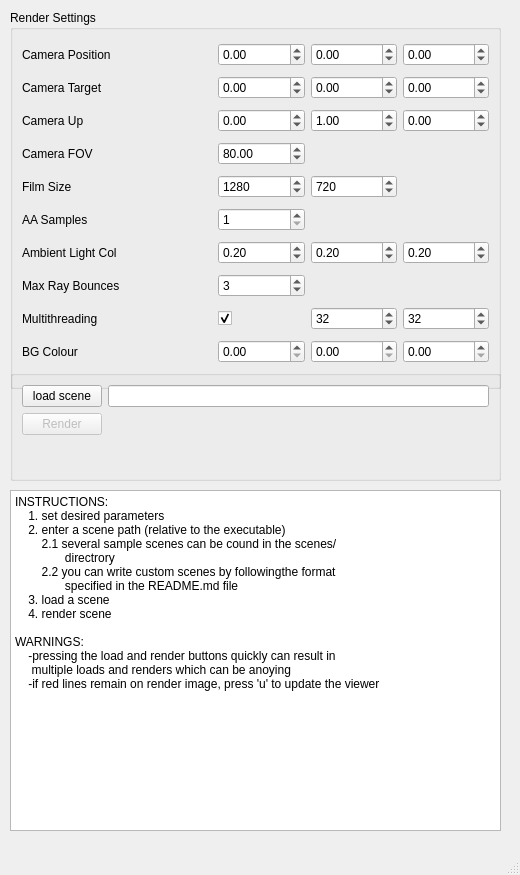
<?xml version="1.0" encoding="UTF-8"?>
<ui version="4.0">
 <class>Viewport</class>
 <widget class="QMainWindow" name="Viewport">
  <property name="geometry">
   <rect>
    <x>0</x>
    <y>0</y>
    <width>520</width>
    <height>875</height>
   </rect>
  </property>
  <property name="windowTitle">
   <string>myRT Viewport</string>
  </property>
  <widget class="QWidget" name="centralwidget">
   <widget class="QGroupBox" name="s_rednerSettingsGB">
    <property name="geometry">
     <rect>
      <x>10</x>
      <y>10</y>
      <width>491</width>
      <height>379</height>
     </rect>
    </property>
    <property name="title">
     <string>Render Settings</string>
    </property>
    <layout class="QGridLayout" name="gridLayout">
     <item row="14" column="0">
      <widget class="QLabel" name="label_8">
       <property name="text">
        <string>BG Colour</string>
       </property>
      </widget>
     </item>
     <item row="6" column="3">
      <widget class="QSpinBox" name="m_filmHeight">
       <property name="toolTip">
        <string>height of the film in pixels</string>
       </property>
       <property name="maximum">
        <number>4096</number>
       </property>
       <property name="value">
        <number>720</number>
       </property>
      </widget>
     </item>
     <item row="11" column="3">
      <widget class="QDoubleSpinBox" name="m_ambientG">
       <property name="toolTip">
        <string>green value of the ambient light</string>
       </property>
       <property name="maximum">
        <double>1.000000000000000</double>
       </property>
       <property name="value">
        <double>0.200000000000000</double>
       </property>
      </widget>
     </item>
     <item row="2" column="4">
      <widget class="QDoubleSpinBox" name="m_camTargetZ">
       <property name="toolTip">
        <string>z position of cameras look at point</string>
       </property>
       <property name="minimum">
        <double>-1000.000000000000000</double>
       </property>
       <property name="maximum">
        <double>1000.000000000000000</double>
       </property>
       <property name="value">
        <double>0.000000000000000</double>
       </property>
      </widget>
     </item>
     <item row="2" column="3">
      <widget class="QDoubleSpinBox" name="m_camTargetY">
       <property name="toolTip">
        <string>y position of cameras look at point</string>
       </property>
       <property name="minimum">
        <double>-1000.000000000000000</double>
       </property>
       <property name="maximum">
        <double>1000.000000000000000</double>
       </property>
       <property name="value">
        <double>0.000000000000000</double>
       </property>
      </widget>
     </item>
     <item row="0" column="0" colspan="2">
      <widget class="QLabel" name="label">
       <property name="text">
        <string>Camera Position</string>
       </property>
      </widget>
     </item>
     <item row="4" column="2">
      <widget class="QDoubleSpinBox" name="m_camUpX">
       <property name="toolTip">
        <string>x component of cameras up vector</string>
       </property>
       <property name="minimum">
        <double>-1000.000000000000000</double>
       </property>
       <property name="maximum">
        <double>1000.000000000000000</double>
       </property>
      </widget>
     </item>
     <item row="8" column="0">
      <widget class="QLabel" name="label_4">
       <property name="text">
        <string>AA Samples</string>
       </property>
      </widget>
     </item>
     <item row="0" column="3">
      <widget class="QDoubleSpinBox" name="m_camPosY">
       <property name="toolTip">
        <string>Cameras y position</string>
       </property>
       <property name="minimum">
        <double>-1000.000000000000000</double>
       </property>
       <property name="maximum">
        <double>1000.000000000000000</double>
       </property>
      </widget>
     </item>
     <item row="14" column="4">
      <widget class="QDoubleSpinBox" name="m_bgB">
       <property name="toolTip">
        <string>blue value of the background colour</string>
       </property>
       <property name="maximum">
        <double>1.000000000000000</double>
       </property>
      </widget>
     </item>
     <item row="4" column="4">
      <widget class="QDoubleSpinBox" name="m_camUpZ">
       <property name="toolTip">
        <string>z component of cameras up vector</string>
       </property>
       <property name="minimum">
        <double>-1000.000000000000000</double>
       </property>
       <property name="maximum">
        <double>1000.000000000000000</double>
       </property>
      </widget>
     </item>
     <item row="12" column="0">
      <widget class="QLabel" name="label_6">
       <property name="text">
        <string>Max Ray Bounces</string>
       </property>
      </widget>
     </item>
     <item row="11" column="2">
      <widget class="QDoubleSpinBox" name="m_ambientR">
       <property name="toolTip">
        <string>red value of the ambient light</string>
       </property>
       <property name="maximum">
        <double>1.000000000000000</double>
       </property>
       <property name="value">
        <double>0.200000000000000</double>
       </property>
      </widget>
     </item>
     <item row="12" column="2">
      <widget class="QSpinBox" name="m_maxRayBounces">
       <property name="toolTip">
        <string>maximum number of recursive ray bounces</string>
       </property>
       <property name="maximum">
        <number>20</number>
       </property>
       <property name="value">
        <number>3</number>
       </property>
      </widget>
     </item>
     <item row="4" column="0">
      <widget class="QLabel" name="label_3">
       <property name="text">
        <string>Camera Up</string>
       </property>
      </widget>
     </item>
     <item row="5" column="2">
      <widget class="QDoubleSpinBox" name="m_fov">
       <property name="toolTip">
        <string>cameras field of view</string>
       </property>
       <property name="maximum">
        <double>175.000000000000000</double>
       </property>
       <property name="value">
        <double>80.000000000000000</double>
       </property>
      </widget>
     </item>
     <item row="4" column="3">
      <widget class="QDoubleSpinBox" name="m_camUpY">
       <property name="toolTip">
        <string>y component of cameras up vector</string>
       </property>
       <property name="minimum">
        <double>-1000.000000000000000</double>
       </property>
       <property name="maximum">
        <double>1000.000000000000000</double>
       </property>
       <property name="value">
        <double>1.000000000000000</double>
       </property>
      </widget>
     </item>
     <item row="13" column="3">
      <widget class="QSpinBox" name="m_threadWidth">
       <property name="toolTip">
        <string>width in pixels of a render thread</string>
       </property>
       <property name="minimum">
        <number>10</number>
       </property>
       <property name="maximum">
        <number>500</number>
       </property>
       <property name="value">
        <number>32</number>
       </property>
      </widget>
     </item>
     <item row="14" column="3">
      <widget class="QDoubleSpinBox" name="m_bgG">
       <property name="toolTip">
        <string>green value of the background colour</string>
       </property>
       <property name="maximum">
        <double>1.000000000000000</double>
       </property>
      </widget>
     </item>
     <item row="2" column="2">
      <widget class="QDoubleSpinBox" name="m_camTargetX">
       <property name="toolTip">
        <string>x position of cameras look at point</string>
       </property>
       <property name="minimum">
        <double>-1000.000000000000000</double>
       </property>
       <property name="maximum">
        <double>1000.000000000000000</double>
       </property>
      </widget>
     </item>
     <item row="5" column="0">
      <widget class="QLabel" name="label_11">
       <property name="text">
        <string>Camera FOV</string>
       </property>
      </widget>
     </item>
     <item row="0" column="4">
      <widget class="QDoubleSpinBox" name="m_camPosZ">
       <property name="toolTip">
        <string>Cameras z position</string>
       </property>
       <property name="minimum">
        <double>-1000.000000000000000</double>
       </property>
       <property name="maximum">
        <double>1000.000000000000000</double>
       </property>
       <property name="value">
        <double>0.000000000000000</double>
       </property>
      </widget>
     </item>
     <item row="11" column="0">
      <widget class="QLabel" name="label_5">
       <property name="text">
        <string>Ambient Light Col</string>
       </property>
      </widget>
     </item>
     <item row="13" column="2">
      <widget class="QCheckBox" name="m_multiThread">
       <property name="toolTip">
        <string>toggle multithreading</string>
       </property>
       <property name="text">
        <string/>
       </property>
       <property name="checked">
        <bool>true</bool>
       </property>
      </widget>
     </item>
     <item row="8" column="2">
      <widget class="QSpinBox" name="m_aa">
       <property name="toolTip">
        <string>number of anti aliasing samples</string>
       </property>
       <property name="minimum">
        <number>1</number>
       </property>
       <property name="maximum">
        <number>50</number>
       </property>
      </widget>
     </item>
     <item row="11" column="4">
      <widget class="QDoubleSpinBox" name="m_ambientB">
       <property name="toolTip">
        <string>blue value of the ambient light</string>
       </property>
       <property name="maximum">
        <double>1.000000000000000</double>
       </property>
       <property name="value">
        <double>0.200000000000000</double>
       </property>
      </widget>
     </item>
     <item row="0" column="2">
      <widget class="QDoubleSpinBox" name="m_camPosX">
       <property name="toolTip">
        <string>Cameras x position</string>
       </property>
       <property name="minimum">
        <double>-1000.000000000000000</double>
       </property>
       <property name="maximum">
        <double>1000.000000000000000</double>
       </property>
       <property name="value">
        <double>0.000000000000000</double>
       </property>
      </widget>
     </item>
     <item row="14" column="2">
      <widget class="QDoubleSpinBox" name="m_bgR">
       <property name="toolTip">
        <string>red value of the background colour</string>
       </property>
       <property name="maximum">
        <double>1.000000000000000</double>
       </property>
      </widget>
     </item>
     <item row="13" column="0">
      <widget class="QLabel" name="label_7">
       <property name="text">
        <string>Multithreading</string>
       </property>
      </widget>
     </item>
     <item row="2" column="0">
      <widget class="QLabel" name="label_2">
       <property name="text">
        <string>Camera Target</string>
       </property>
      </widget>
     </item>
     <item row="6" column="2">
      <widget class="QSpinBox" name="m_filmWidth">
       <property name="toolTip">
        <string>width of the film in pixels</string>
       </property>
       <property name="maximum">
        <number>4096</number>
       </property>
       <property name="value">
        <number>1280</number>
       </property>
      </widget>
     </item>
     <item row="6" column="0">
      <widget class="QLabel" name="label_10">
       <property name="text">
        <string>Film Size</string>
       </property>
      </widget>
     </item>
     <item row="13" column="4">
      <widget class="QSpinBox" name="m_threadHeight">
       <property name="toolTip">
        <string>height in pixels of a render thread</string>
       </property>
       <property name="minimum">
        <number>10</number>
       </property>
       <property name="maximum">
        <number>500</number>
       </property>
       <property name="value">
        <number>32</number>
       </property>
      </widget>
     </item>
    </layout>
   </widget>
   <widget class="QGroupBox" name="groupBox">
    <property name="enabled">
     <bool>true</bool>
    </property>
    <property name="geometry">
     <rect>
      <x>10</x>
      <y>370</y>
      <width>491</width>
      <height>111</height>
     </rect>
    </property>
    <property name="title">
     <string/>
    </property>
    <layout class="QFormLayout" name="formLayout">
     <item row="1" column="1">
      <widget class="QLineEdit" name="m_scenePath">
       <property name="toolTip">
        <string>scene path</string>
       </property>
      </widget>
     </item>
     <item row="3" column="0">
      <widget class="QPushButton" name="m_render">
       <property name="enabled">
        <bool>false</bool>
       </property>
       <property name="text">
        <string>Render</string>
       </property>
      </widget>
     </item>
     <item row="1" column="0">
      <widget class="QPushButton" name="m_loadScene">
       <property name="text">
        <string>load scene</string>
       </property>
      </widget>
     </item>
    </layout>
   </widget>
   <widget class="QPlainTextEdit" name="plainTextEdit">
    <property name="geometry">
     <rect>
      <x>10</x>
      <y>490</y>
      <width>491</width>
      <height>341</height>
     </rect>
    </property>
    <property name="readOnly">
     <bool>true</bool>
    </property>
    <property name="plainText">
     <string>INSTRUCTIONS:
    1. set desired parameters
    2. enter a scene path (relative to the executable)
        2.1 several sample scenes can be cound in the scenes/
               directrory
        2.2 you can write custom scenes by followingthe format  
               specified in the README.md file
    3. load a scene
    4. render scene

WARNINGS:
    -pressing the load and render buttons quickly can result in 
     multiple loads and renders which can be anoying
    -if red lines remain on render image, press 'u' to update the viewer
</string>
    </property>
   </widget>
  </widget>
  <widget class="QMenuBar" name="menubar">
   <property name="geometry">
    <rect>
     <x>0</x>
     <y>0</y>
     <width>520</width>
     <height>26</height>
    </rect>
   </property>
  </widget>
  <widget class="QStatusBar" name="statusbar"/>
 </widget>
 <resources/>
 <connections/>
</ui>
